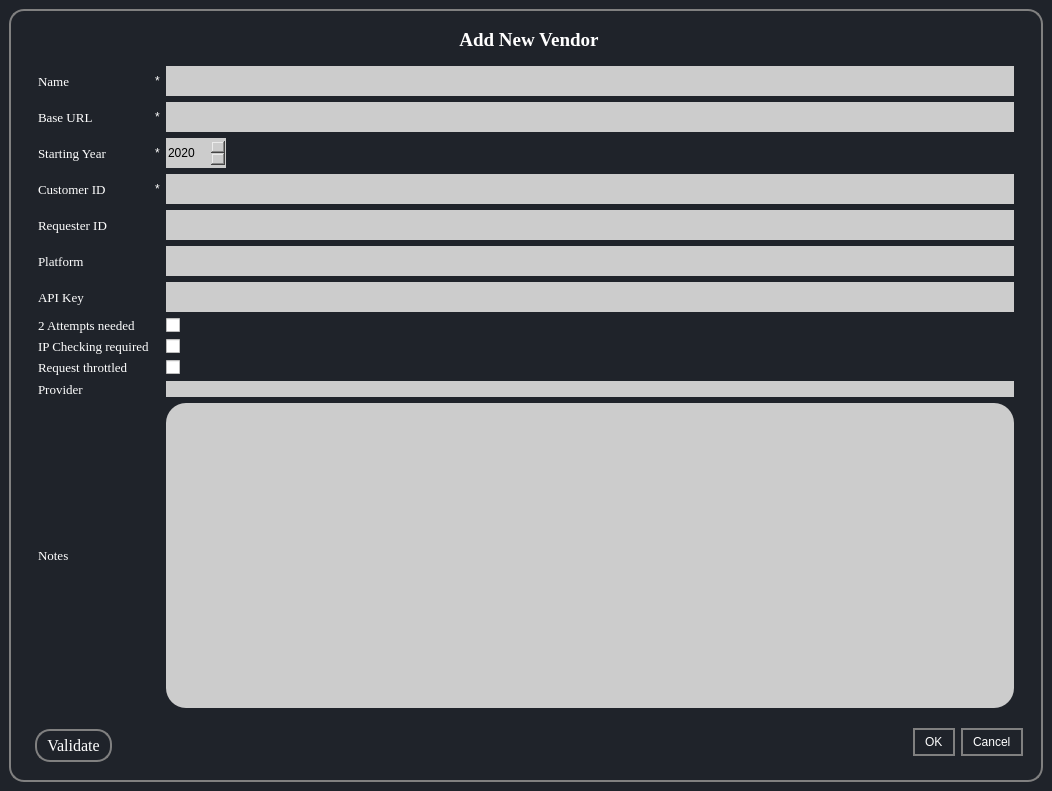
<?xml version="1.0" encoding="UTF-8"?>
<ui version="4.0">
 <class>addVendorDialog</class>
 <widget class="QMainWindow" name="addVendorDialog">
  <property name="geometry">
   <rect>
    <x>0</x>
    <y>0</y>
    <width>1052</width>
    <height>791</height>
   </rect>
  </property>
  <property name="windowTitle">
   <string>MainWindow</string>
  </property>
  <property name="styleSheet">
   <string notr="true">*{
	
border:none;
background-color:transparent;
background:none;
padding:0;
margin:0;
color:#fff;
}



#centralwidget{
background-color:#1f232a;
}

QPushButton{
text-align:left;
padding: 5px 10px;

border-top-left-radius:5px;
border-botton-left-radius:5px;
}
QPushButton:pressed{
background-color:grey;
text-align:left;
padding:2px 10px;
color:white;}</string>
  </property>
  <widget class="QWidget" name="centralwidget">
   <layout class="QGridLayout" name="gridLayout">
    <item row="0" column="1">
     <widget class="QFrame" name="frame">
      <property name="sizePolicy">
       <sizepolicy hsizetype="Preferred" vsizetype="Preferred">
        <horstretch>0</horstretch>
        <verstretch>0</verstretch>
       </sizepolicy>
      </property>
      <property name="styleSheet">
       <string notr="true">#frame{border:2px solid grey; border-radius:15px;}</string>
      </property>
      <property name="frameShape">
       <enum>QFrame::StyledPanel</enum>
      </property>
      <property name="frameShadow">
       <enum>QFrame::Raised</enum>
      </property>
      <layout class="QVBoxLayout" name="verticalLayout">
       <item>
        <widget class="QFrame" name="frame_3">
         <property name="styleSheet">
          <string notr="true">border-color: rgb(255, 255, 255);

QLineEdit {
	background-color: #cccccc;
	border-radius: 20px; 

}
</string>
         </property>
         <property name="frameShape">
          <enum>QFrame::StyledPanel</enum>
         </property>
         <property name="frameShadow">
          <enum>QFrame::Plain</enum>
         </property>
         <layout class="QGridLayout" name="gridLayout_2">
          <item row="1" column="0" colspan="3">
           <widget class="QFrame" name="AddNewVendor">
            <property name="minimumSize">
             <size>
              <width>0</width>
              <height>30</height>
             </size>
            </property>
            <property name="font">
             <font>
              <family>Georgia</family>
              <pointsize>8</pointsize>
             </font>
            </property>
            <property name="frameShape">
             <enum>QFrame::StyledPanel</enum>
            </property>
            <layout class="QGridLayout" name="gridLayout_5">
             <item row="8" column="2">
              <widget class="QCheckBox" name="checkBox_2">
               <property name="text">
                <string/>
               </property>
              </widget>
             </item>
             <item row="11" column="2">
              <widget class="QLineEdit" name="notesEdit">
               <property name="sizePolicy">
                <sizepolicy hsizetype="Expanding" vsizetype="Expanding">
                 <horstretch>0</horstretch>
                 <verstretch>0</verstretch>
                </sizepolicy>
               </property>
               <property name="minimumSize">
                <size>
                 <width>339</width>
                 <height>0</height>
                </size>
               </property>
               <property name="styleSheet">
                <string notr="true">QLineEdit {
	background-color: #cccccc;
	border-radius: 20px; 
color:black;
}
</string>
               </property>
              </widget>
             </item>
             <item row="7" column="2">
              <widget class="QCheckBox" name="checkBox">
               <property name="text">
                <string/>
               </property>
              </widget>
             </item>
             <item row="7" column="0">
              <widget class="QLabel" name="label_8">
               <property name="font">
                <font>
                 <family>Georgia</family>
                 <pointsize>10</pointsize>
                </font>
               </property>
               <property name="text">
                <string>2 Attempts needed</string>
               </property>
              </widget>
             </item>
             <item row="1" column="2">
              <widget class="QLineEdit" name="customerIdEdit">
               <property name="minimumSize">
                <size>
                 <width>0</width>
                 <height>30</height>
                </size>
               </property>
               <property name="styleSheet">
                <string notr="true">QLineEdit {
	background-color: #cccccc;
	border-radius: 20px; 
color:black;
}
</string>
               </property>
              </widget>
             </item>
             <item row="0" column="0">
              <widget class="QLabel" name="label">
               <property name="font">
                <font>
                 <family>Georgia</family>
                 <pointsize>10</pointsize>
                </font>
               </property>
               <property name="text">
                <string>Name</string>
               </property>
              </widget>
             </item>
             <item row="6" column="0">
              <widget class="QLabel" name="label_5">
               <property name="font">
                <font>
                 <family>Georgia</family>
                 <pointsize>10</pointsize>
                </font>
               </property>
               <property name="text">
                <string>API Key</string>
               </property>
              </widget>
             </item>
             <item row="9" column="0">
              <widget class="QLabel" name="label_11">
               <property name="font">
                <font>
                 <family>Georgia</family>
                 <pointsize>10</pointsize>
                </font>
               </property>
               <property name="text">
                <string>Request throttled</string>
               </property>
              </widget>
             </item>
             <item row="4" column="0">
              <widget class="QLabel" name="label_4">
               <property name="font">
                <font>
                 <family>Georgia</family>
                 <pointsize>10</pointsize>
                </font>
               </property>
               <property name="text">
                <string>Requester ID</string>
               </property>
              </widget>
             </item>
             <item row="11" column="0">
              <widget class="QLabel" name="label_28">
               <property name="font">
                <font>
                 <family>Georgia</family>
                 <pointsize>10</pointsize>
                </font>
               </property>
               <property name="text">
                <string>Notes</string>
               </property>
              </widget>
             </item>
             <item row="9" column="2">
              <widget class="QCheckBox" name="checkBox_3">
               <property name="text">
                <string/>
               </property>
              </widget>
             </item>
             <item row="1" column="0">
              <widget class="QLabel" name="label_2">
               <property name="font">
                <font>
                 <family>Georgia</family>
                 <pointsize>10</pointsize>
                </font>
               </property>
               <property name="text">
                <string>Base URL</string>
               </property>
              </widget>
             </item>
             <item row="6" column="2">
              <widget class="QLineEdit" name="apiKeyEdit">
               <property name="minimumSize">
                <size>
                 <width>0</width>
                 <height>30</height>
                </size>
               </property>
               <property name="styleSheet">
                <string notr="true">QLineEdit {
	background-color: #cccccc;
	border-radius: 20px; 
color:black;}
</string>
               </property>
              </widget>
             </item>
             <item row="4" column="2">
              <widget class="QLineEdit" name="requesterIdEdit">
               <property name="minimumSize">
                <size>
                 <width>0</width>
                 <height>30</height>
                </size>
               </property>
               <property name="styleSheet">
                <string notr="true">QLineEdit {
	background-color: #cccccc;
	border-radius: 20px; 
color:black;
}
</string>
               </property>
              </widget>
             </item>
             <item row="3" column="1">
              <widget class="QLabel" name="label_14">
               <property name="text">
                <string>*</string>
               </property>
              </widget>
             </item>
             <item row="2" column="1">
              <widget class="QLabel" name="label_13">
               <property name="text">
                <string>*</string>
               </property>
              </widget>
             </item>
             <item row="8" column="0">
              <widget class="QLabel" name="label_9">
               <property name="font">
                <font>
                 <family>Georgia</family>
                 <pointsize>10</pointsize>
                </font>
               </property>
               <property name="text">
                <string>IP Checking required</string>
               </property>
              </widget>
             </item>
             <item row="3" column="2">
              <widget class="QLineEdit" name="lineEdit">
               <property name="minimumSize">
                <size>
                 <width>0</width>
                 <height>30</height>
                </size>
               </property>
               <property name="styleSheet">
                <string notr="true">QLineEdit {
	background-color: #cccccc;
	border-radius: 20px; 
color:black;
}
</string>
               </property>
              </widget>
             </item>
             <item row="5" column="2">
              <widget class="QLineEdit" name="lineEdit_2">
               <property name="minimumSize">
                <size>
                 <width>0</width>
                 <height>30</height>
                </size>
               </property>
               <property name="styleSheet">
                <string notr="true">QLineEdit {
	background-color: #cccccc;
	border-radius: 20px; 
color:black;
}
</string>
               </property>
              </widget>
             </item>
             <item row="5" column="0">
              <widget class="QLabel" name="label_6">
               <property name="font">
                <font>
                 <family>Georgia</family>
                 <pointsize>10</pointsize>
                </font>
               </property>
               <property name="text">
                <string>Platform</string>
               </property>
              </widget>
             </item>
             <item row="10" column="0">
              <widget class="QLabel" name="companiesText">
               <property name="font">
                <font>
                 <family>Georgia</family>
                 <pointsize>10</pointsize>
                </font>
               </property>
               <property name="text">
                <string>Provider</string>
               </property>
              </widget>
             </item>
             <item row="10" column="2">
              <widget class="QLineEdit" name="providerEdit">
               <property name="sizePolicy">
                <sizepolicy hsizetype="Expanding" vsizetype="Preferred">
                 <horstretch>0</horstretch>
                 <verstretch>0</verstretch>
                </sizepolicy>
               </property>
               <property name="styleSheet">
                <string notr="true">QLineEdit {
	background-color: #cccccc;
	border-radius: 20px; 
color:black;
}
</string>
               </property>
              </widget>
             </item>
             <item row="2" column="2">
              <widget class="QDateEdit" name="All_reports_edit_fetch">
               <property name="enabled">
                <bool>true</bool>
               </property>
               <property name="minimumSize">
                <size>
                 <width>0</width>
                 <height>30</height>
                </size>
               </property>
               <property name="maximumSize">
                <size>
                 <width>60</width>
                 <height>16777215</height>
                </size>
               </property>
               <property name="styleSheet">
                <string notr="true">QDateEdit {
	background-color: #cccccc;
	border-radius: 20px; 
 color:black;
}
</string>
               </property>
               <property name="dateTime">
                <datetime>
                 <hour>0</hour>
                 <minute>0</minute>
                 <second>0</second>
                 <year>2020</year>
                 <month>1</month>
                 <day>1</day>
                </datetime>
               </property>
               <property name="displayFormat">
                <string>yyyy</string>
               </property>
              </widget>
             </item>
             <item row="0" column="2">
              <widget class="QLineEdit" name="nameEdit">
               <property name="minimumSize">
                <size>
                 <width>0</width>
                 <height>30</height>
                </size>
               </property>
               <property name="styleSheet">
                <string notr="true">QLineEdit {
	background-color: #cccccc;
	border-radius: 20px; 
color:black;
}
</string>
               </property>
              </widget>
             </item>
             <item row="2" column="0">
              <widget class="QLabel" name="label_10">
               <property name="font">
                <font>
                 <family>Georgia</family>
                 <pointsize>10</pointsize>
                </font>
               </property>
               <property name="text">
                <string>Starting Year</string>
               </property>
              </widget>
             </item>
             <item row="3" column="0">
              <widget class="QLabel" name="label_3">
               <property name="font">
                <font>
                 <family>Georgia</family>
                 <pointsize>10</pointsize>
                </font>
               </property>
               <property name="text">
                <string>Customer ID</string>
               </property>
              </widget>
             </item>
             <item row="0" column="1">
              <widget class="QLabel" name="label_12">
               <property name="text">
                <string>*</string>
               </property>
              </widget>
             </item>
             <item row="1" column="1">
              <widget class="QLabel" name="label_18">
               <property name="text">
                <string>*</string>
               </property>
              </widget>
             </item>
            </layout>
           </widget>
          </item>
          <item row="2" column="2" rowspan="2">
           <widget class="QDialogButtonBox" name="buttonBox">
            <property name="sizePolicy">
             <sizepolicy hsizetype="Expanding" vsizetype="Preferred">
              <horstretch>0</horstretch>
              <verstretch>0</verstretch>
             </sizepolicy>
            </property>
            <property name="minimumSize">
             <size>
              <width>0</width>
              <height>20</height>
             </size>
            </property>
            <property name="font">
             <font>
              <family>Georgia</family>
              <pointsize>12</pointsize>
              <weight>50</weight>
              <italic>false</italic>
              <bold>false</bold>
             </font>
            </property>
            <property name="styleSheet">
             <string notr="true">font: 12pt &quot;Georgia&quot;;
border: 2px solid grey;
border-radius: 15px;
</string>
            </property>
            <property name="standardButtons">
             <set>QDialogButtonBox::Cancel|QDialogButtonBox::Ok</set>
            </property>
           </widget>
          </item>
          <item row="3" column="1">
           <widget class="QPushButton" name="pushButton">
            <property name="font">
             <font>
              <family>Georgia</family>
              <pointsize>12</pointsize>
             </font>
            </property>
            <property name="styleSheet">
             <string notr="true">border: 2px solid grey;
border-radius:15px;
text-align:center;</string>
            </property>
            <property name="text">
             <string>Validate</string>
            </property>
           </widget>
          </item>
          <item row="0" column="1" colspan="2">
           <widget class="QLabel" name="label_7">
            <property name="enabled">
             <bool>true</bool>
            </property>
            <property name="sizePolicy">
             <sizepolicy hsizetype="Preferred" vsizetype="Preferred">
              <horstretch>0</horstretch>
              <verstretch>0</verstretch>
             </sizepolicy>
            </property>
            <property name="font">
             <font>
              <family>Georgia</family>
              <pointsize>14</pointsize>
              <weight>75</weight>
              <bold>true</bold>
             </font>
            </property>
            <property name="styleSheet">
             <string notr="true">text-align:centre;</string>
            </property>
            <property name="frameShape">
             <enum>QFrame::NoFrame</enum>
            </property>
            <property name="text">
             <string>&lt;html&gt;&lt;head/&gt;&lt;body&gt;&lt;p align=&quot;center&quot;&gt;Add New Vendor&lt;/p&gt;&lt;/body&gt;&lt;/html&gt;</string>
            </property>
           </widget>
          </item>
         </layout>
        </widget>
       </item>
      </layout>
     </widget>
    </item>
   </layout>
  </widget>
 </widget>
 <resources/>
 <connections/>
</ui>
